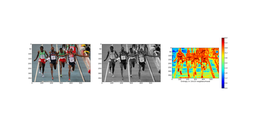
#> input picture chaosGenerator/Tests/mo.png, 256 x 126 px, shrunk from 2400 x 1180 before the run
$ python imageEntropy.py
#> lines starting #> are read from the running program, lines starting #| are printed output that depends on the picture
#!/usr/bin/env python3
# -*- coding: utf-8 -*-
"""
Created on Mon Sep 16 15:20:21 2019

@author: alem
"""

from PIL import Image
import numpy as np
from matplotlib import pyplot as plt

def entropy(signal):
        '''
        function returns entropy of a signal
        signal must be a 1-D numpy array
        '''
        lensig=signal.size
        symset=list(set(signal))
        numsym=len(symset)
        propab=[np.size(signal[signal==i])/(1.0*lensig) for i in symset]
        ent=np.sum([p*np.log2(1.0/p) for p in propab])
        return ent

colorIm=Image.open('mo.png')
#> colorIm is the input picture: PIL image 256x126 RGBA; mean R, G, B, A 231, 229.9, 225.6, 255
greyIm=colorIm.convert('L')
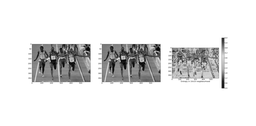
#> greyIm: PIL image 256x126 L; min 3, max 255, mean 229.7
colorIm=np.array(colorIm)
greyIm=np.array(greyIm)

N=5
S=greyIm.shape
#> S = (126, 256)
E=np.array(greyIm)
i=0
for row in range(S[0]):
        for col in range(S[1]):
                Lx=np.max([0,col-N])
                Ux=np.min([S[1],col+N])
                Ly=np.max([0,row-N])
                Uy=np.min([S[0],row+N])
                region=greyIm[Ly:Uy,Lx:Ux].flatten()
                E[row,col]=entropy(region)
                i+=1
                print("running",i)
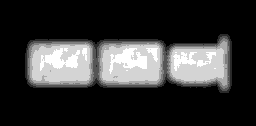
#> E: shape (126, 256); min 0, max 6, mean 1.24; drawn with min black and max white

plt.subplot(1,3,1)
plt.imshow(colorIm)

plt.subplot(1,3,2)
plt.imshow(greyIm, cmap=plt.cm.gray)

plt.subplot(1,3,3)
plt.imshow(E, cmap=plt.cm.jet)
plt.xlabel('Entropy in 10x10 neighbourhood')
plt.colorbar()

plt.show()
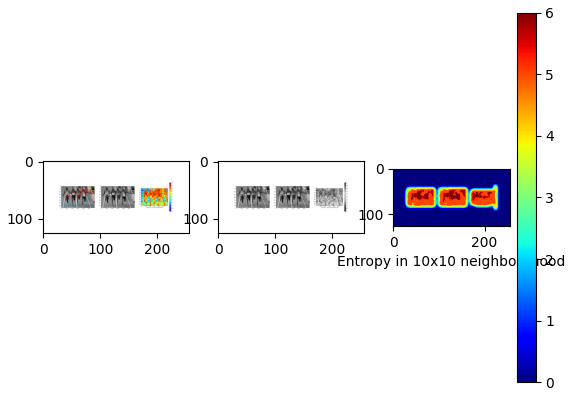
#> figure drawn by matplotlib, 4 panels
